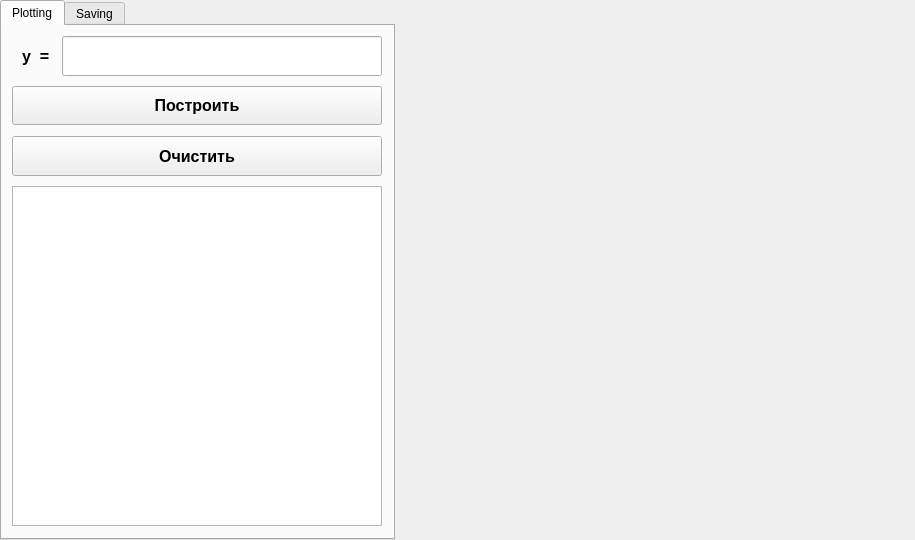
<?xml version="1.0" encoding="UTF-8"?>
<ui version="4.0">
 <class>windowMain</class>
 <widget class="QWidget" name="windowMain">
  <property name="geometry">
   <rect>
    <x>0</x>
    <y>0</y>
    <width>915</width>
    <height>540</height>
   </rect>
  </property>
  <property name="windowTitle">
   <string>Form</string>
  </property>
  <widget class="QTabWidget" name="tabWidget">
   <property name="geometry">
    <rect>
     <x>0</x>
     <y>0</y>
     <width>395</width>
     <height>540</height>
    </rect>
   </property>
   <property name="currentIndex">
    <number>0</number>
   </property>
   <property name="tabBarAutoHide">
    <bool>false</bool>
   </property>
   <widget class="QWidget" name="plotTab">
    <attribute name="title">
     <string>Plotting</string>
    </attribute>
    <widget class="QLabel" name="yInd">
     <property name="geometry">
      <rect>
       <x>20</x>
       <y>10</y>
       <width>60</width>
       <height>40</height>
      </rect>
     </property>
     <property name="font">
      <font>
       <pointsize>12</pointsize>
       <weight>75</weight>
       <bold>true</bold>
      </font>
     </property>
     <property name="text">
      <string>y  =</string>
     </property>
    </widget>
    <widget class="QLineEdit" name="funcEdit">
     <property name="geometry">
      <rect>
       <x>60</x>
       <y>10</y>
       <width>320</width>
       <height>40</height>
      </rect>
     </property>
     <property name="font">
      <font>
       <pointsize>12</pointsize>
       <weight>75</weight>
       <bold>true</bold>
      </font>
     </property>
    </widget>
    <widget class="QPushButton" name="btnPlot">
     <property name="geometry">
      <rect>
       <x>10</x>
       <y>60</y>
       <width>370</width>
       <height>39</height>
      </rect>
     </property>
     <property name="font">
      <font>
       <pointsize>12</pointsize>
       <weight>75</weight>
       <bold>true</bold>
      </font>
     </property>
     <property name="text">
      <string>Построить</string>
     </property>
    </widget>
    <widget class="QPushButton" name="btnClear">
     <property name="geometry">
      <rect>
       <x>10</x>
       <y>110</y>
       <width>370</width>
       <height>40</height>
      </rect>
     </property>
     <property name="font">
      <font>
       <pointsize>12</pointsize>
       <weight>75</weight>
       <bold>true</bold>
      </font>
     </property>
     <property name="text">
      <string>Очистить</string>
     </property>
    </widget>
    <widget class="QListWidget" name="funcList">
     <property name="geometry">
      <rect>
       <x>10</x>
       <y>160</y>
       <width>370</width>
       <height>340</height>
      </rect>
     </property>
     <property name="font">
      <font>
       <pointsize>12</pointsize>
       <weight>75</weight>
       <bold>true</bold>
      </font>
     </property>
     <property name="currentRow">
      <number>-1</number>
     </property>
     <property name="sortingEnabled">
      <bool>false</bool>
     </property>
    </widget>
   </widget>
   <widget class="QWidget" name="saveTab">
    <attribute name="title">
     <string>Saving</string>
    </attribute>
   </widget>
  </widget>
  <widget class="QLabel" name="canvasL">
   <property name="geometry">
    <rect>
     <x>405</x>
     <y>25</y>
     <width>500</width>
     <height>500</height>
    </rect>
   </property>
   <property name="text">
    <string/>
   </property>
  </widget>
 </widget>
 <resources/>
 <connections/>
</ui>
